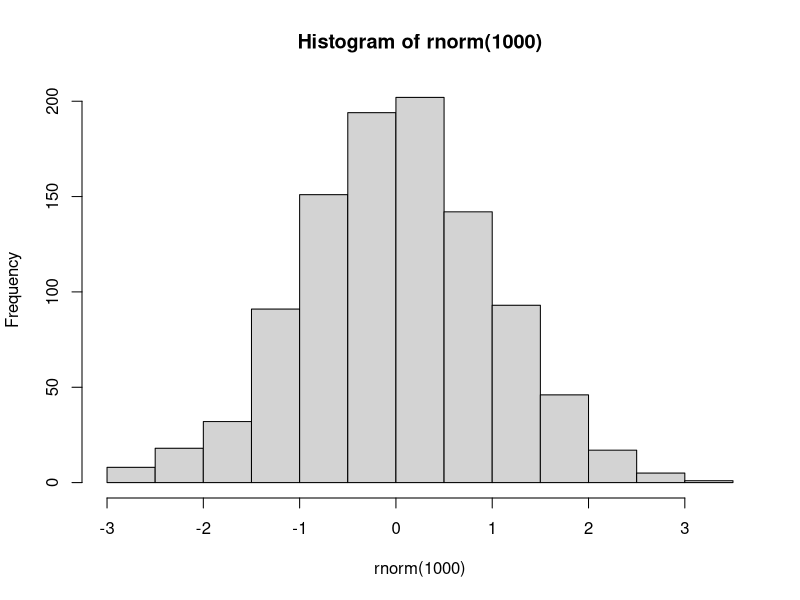

Recreate this plot in R.
## ---- chunk 1
1 + 1
## ---- chunk 2

hist(rnorm(1000))
